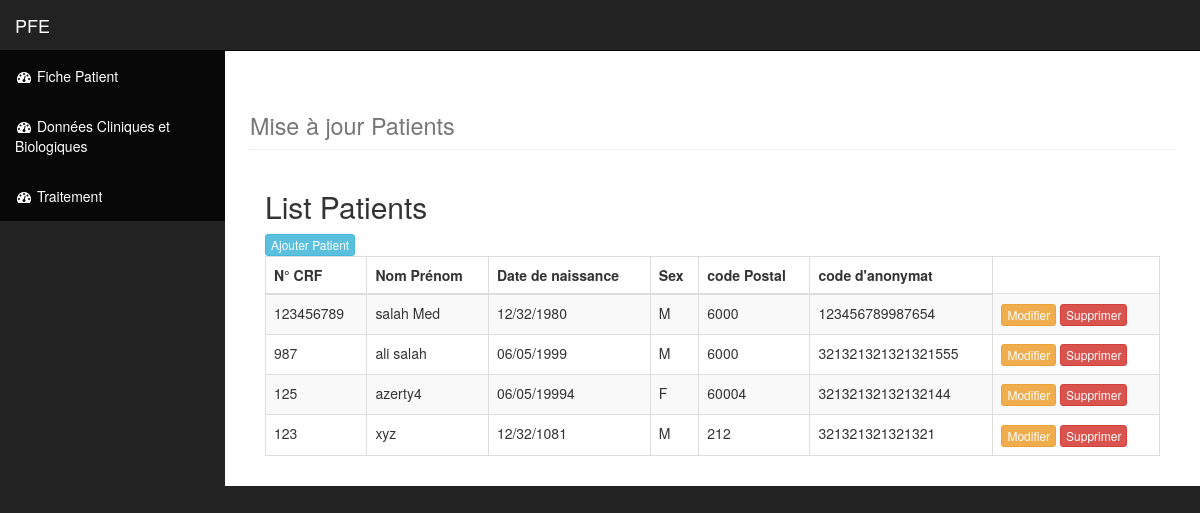
The app's page /mt/index1.php with its own data.
### tables this page shows
CREATE TABLE IF NOT EXISTS `patient` (
  `crf` varchar(100) NOT NULL,
  `nom` varchar(200) NOT NULL,
  `dn` varchar(30) NOT NULL,
  `sexe` varchar(50) NOT NULL,
  `codepostal` varchar(20) NOT NULL,
  `can` varchar(20) NOT NULL
);

### mt/index1.php (the view, shortened to what this page needs)
<!DOCTYPE html>
<html lang="en">
<head>
    <link href="css/bootstrap.min.css" rel="stylesheet">
    <link href="css/sb-admin.css" rel="stylesheet">
    <link href="css/plugins/morris.css" rel="stylesheet">
    <link href="font-awesome/css/font-awesome.min.css" rel="stylesheet" type="text/css">
</head>
<?php
$hote = 'localhost';
$base = 'pfehop';
$user = 'root';
$pass = '';
$db = mysqli_connect ($hote, $user, $pass,$base) or die (mysqli_error ());
        ?>
<body>
    <div id="wrapper">
        <nav class="navbar navbar-inverse navbar-fixed-top" role="navigation">
            <div class="navbar-header">
                <a class="navbar-brand" href="index1.php">PFE</a>
            </div>
            <div class="collapse navbar-collapse navbar-ex1-collapse">
                <ul class="nav navbar-nav side-nav">
                   <li class="active">
                       <a href="index1.php"><i class="fa fa-fw fa-dashboard"></i> Fiche Patient </a>
                    </li>
					<li class="active">
                       <a href="index2.php"><i class="fa fa-fw fa-dashboard"></i> Données Cliniques et Biologiques </a>
                    </li>
                    <li class="active">
                       <a href="index3.php"><i class="fa fa-fw fa-dashboard"></i> Traitement </a>
                    </li>
                </ul>
            </div>
        </nav>
        <div id="page-wrapper">
            <div class="container-fluid">
                <div class="row">
                    <div class="col-lg-12">
                        <h1 class="page-header">
                            <small>Mise à jour Patients </small>
                        </h1>
                    </div>
                </div>
             <div class="col-lg-12">
                        <h2>List Patients</h2> <a href="ajouterpatient.php?action=ajouterpatient" type="button" class="btn btn-xs btn-info">Ajouter Patient </a>
                        <div class="table-responsive">
                            <table class="table table-bordered table-hover table-striped">
                                <thead>
                                    <tr>
									    <th>N° CRF</th>
                                        <th>Nom Prénom</th>
                                        <th>Date de naissance</th>
                                        <th>Sex</th>
										<th>code Postal</th>
										<th>code d'anonymat</th>
                                    </tr>
                                </thead>
                                <tbody>
                                 <?php
                $query = 'SELECT * FROM patient ';
                    $result = mysqli_query($db,$query) or die (mysql_error($db));
                        while ( $row = mysqli_fetch_assoc($result)) {
                            echo '<tr>';
							echo '<td>'. $row['crf'].'</td>';
                            echo '<td>'. $row['nom'].'</td>';
                            echo '<td>'. $row['dn'].'</td>';
                            echo '<td>'. $row['sexe'].'</td>';
							echo '<td>'. $row['codepostal'].'</td>';
							echo '<td>'. $row['can'].'</td>';
                           echo '<td> <a  type="button" class="btn btn-xs btn-warning" href="editpatient.php?action=edit & id='.$row['crf'] . '"> Modifier </a> ';
                            echo ' <a  type="button" class="btn btn-xs btn-danger" href="delpatient.php?type=patient&delete & id='. $row['crf'] . '">Supprimer </a> </td>';
                            echo '</tr> ';
                }
            ?>
                                </body>
</body>
</html>

### mt/css/sb-admin.css (style rules this page uses)
body { margin-top: 100px; background-color: #222; }
@media (min-width:768px) { body { margin-top: 50px; } }
#wrapper { padding-left: 0; }
#page-wrapper { width: 100%; padding: 0; background-color: #fff; }
@media (min-width:768px) { #wrapper { padding-left: 225px; } }
@media (min-width:768px) { #page-wrapper { padding: 10px; } }
@media (min-width:768px) { .side-nav { position: fixed; top: 51px; left: 225px; width: 225px; margin-left: -225px; border: none; border-radius: 0; overflow-y: auto; background-color: #222; bottom: 0; overflow-x: hidden; padding-bottom: 40px; } }
@media (min-width:768px) { .side-nav>li>a { width: 225px; } }

### records on screen
patient: crf "123456789", nom "salah Med", dn "12/32/1980", sexe "M", codepostal "6000", can "123456789987654"
patient: crf "987", nom "ali salah", dn "06/05/1999", sexe "M", codepostal "6000", can "321321321321321555"
patient: crf "125", nom "azerty4", dn "06/05/19994", sexe "F", codepostal "60004", can "32132132132132144"
patient: crf "123", nom "xyz", dn "12/32/1081", sexe "M", codepostal "212", can "321321321321321"
